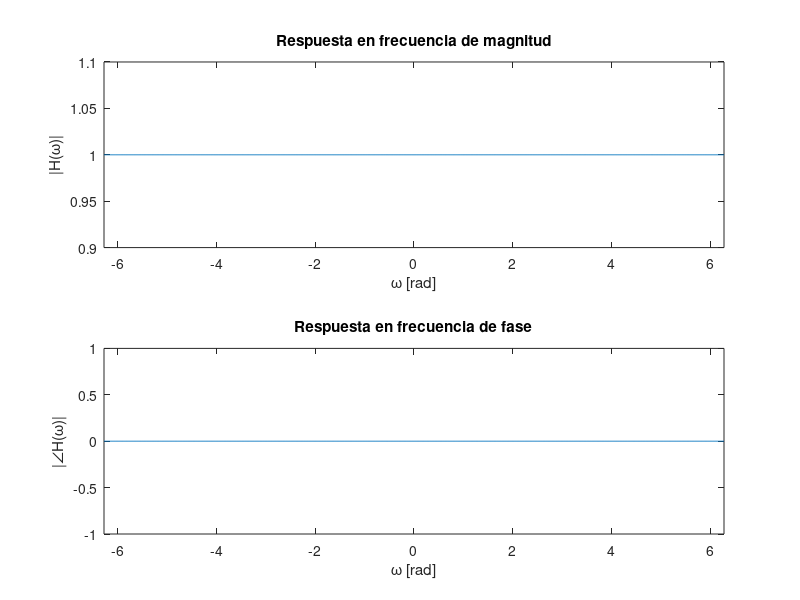

Write the MATLAB code that produced this figure.
b=input('Ibngrese [bm ... b1 b0]: ');
b=fliplr(b);
a=input('Ingrese [an ... a1 a0]: ');
a=fliplr(a);

M=length(b)+1;
N=length(a)+1;
w=linspace(-2*pi,2*pi,1e3);

Hw=polyval(b,exp(1i*w))./polyval(a,exp(1i*w)).*exp(1i*w*(N-M));
Hmag=abs(Hw);
Hfase=angle(Hw);

subplot(211)
plot(w,Hmag), axis tight
xlabel '\omega [rad]', ylabel '|H(\omega)|'
title 'Respuesta en frecuencia de magnitud'

subplot(212)
plot(w,Hfase), axis tight
xlabel '\omega [rad]', ylabel '|\angleH(\omega)|'
title 'Respuesta en frecuencia de fase'